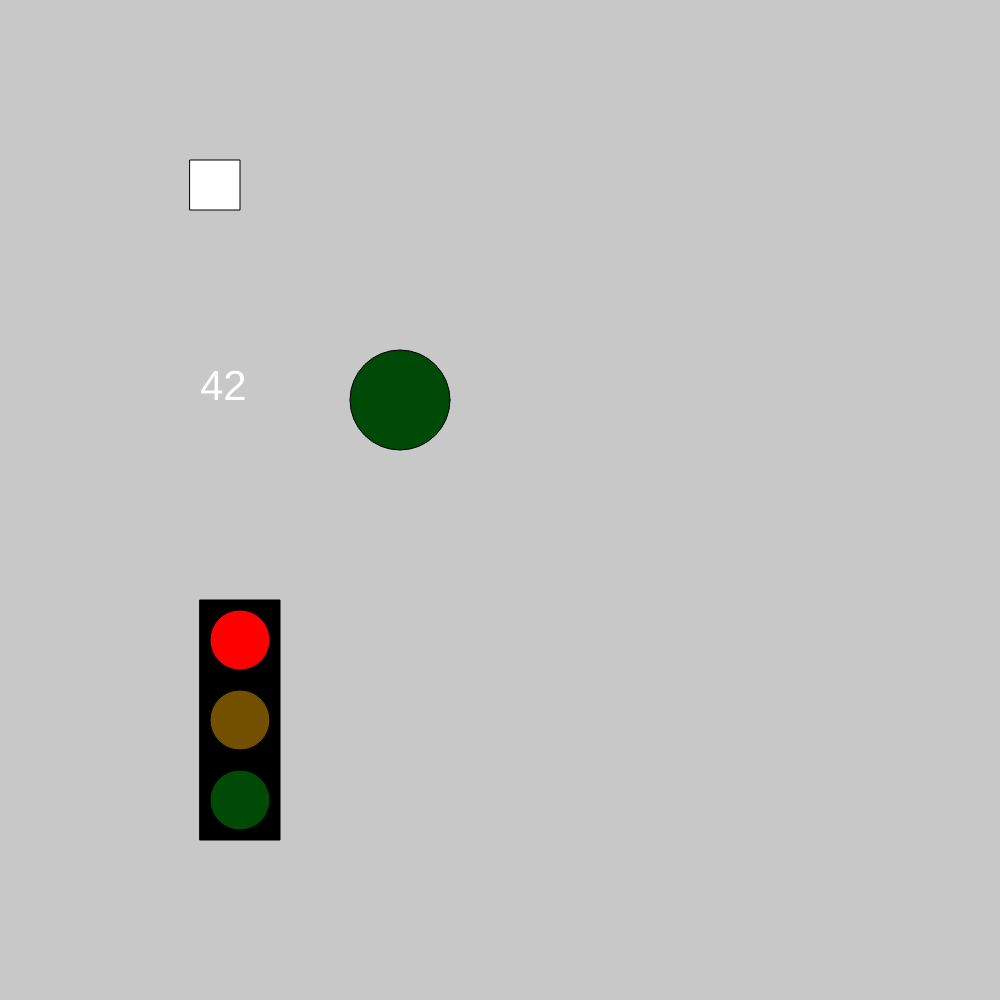
Frame 1 (no input)
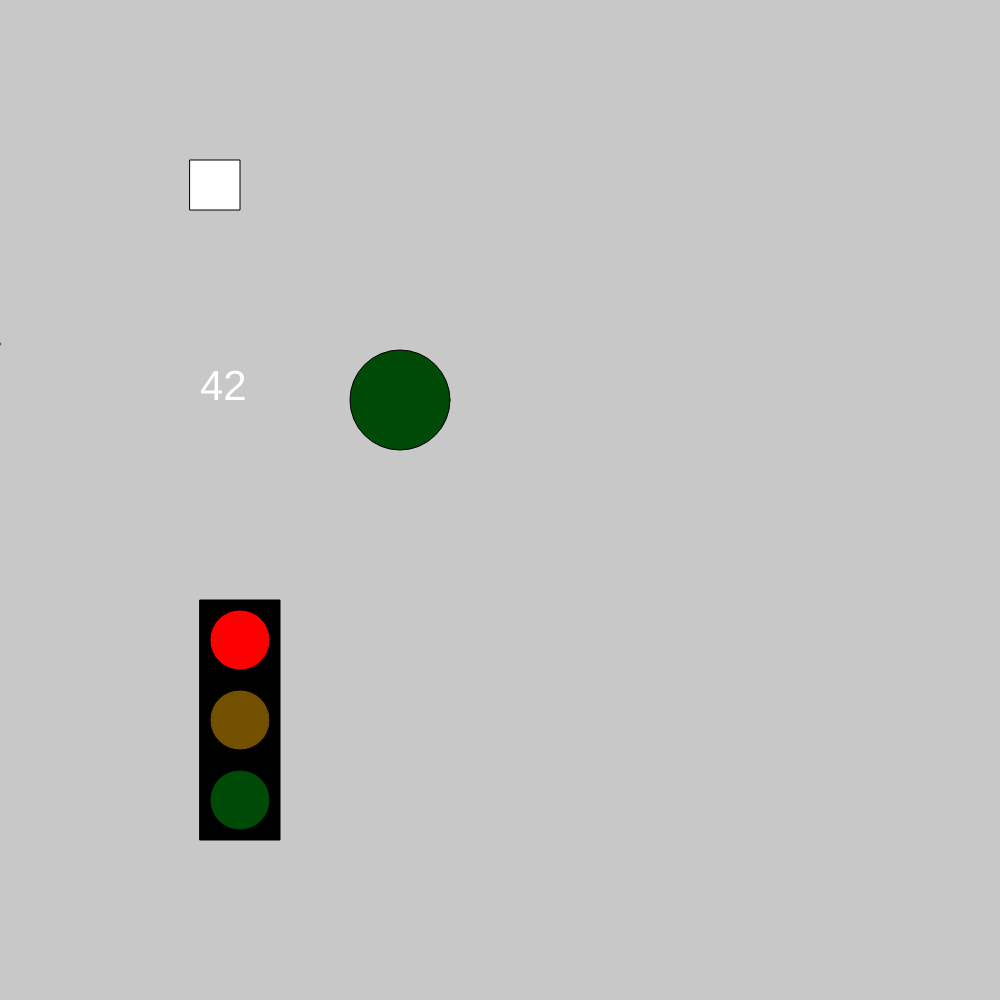
Frame 60 (no input)
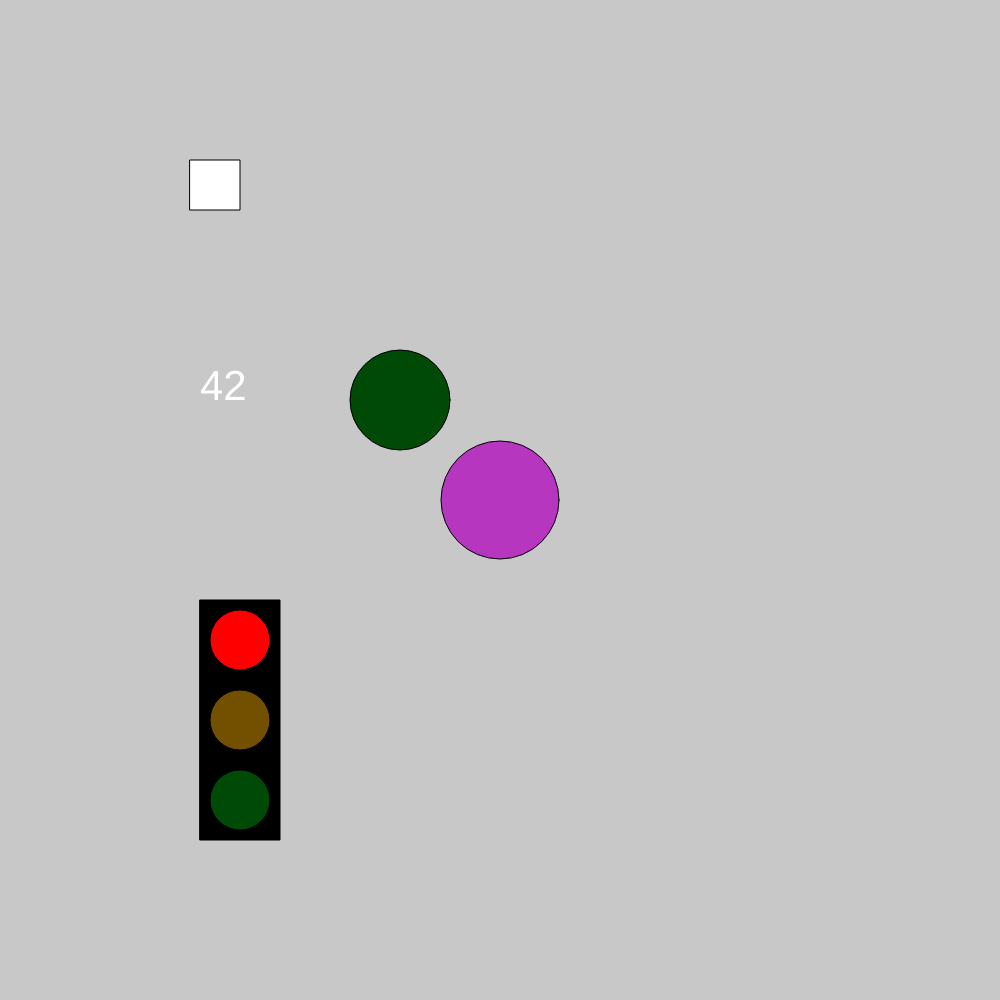
Frame 120 (the mouse pressed at the canvas centre since frame 60)

The p5.js sketch that drew these frames (run headless with seeded random() and noise() and a simulated clock; from frame 60 on, the mouse is pressed at the canvas centre):

// p5.js sketch
// ── sketch.js

let num1 = 42
let red = "#ff0000ff";
let orange = "#ffb300ff";
let green = "#00ff1aff";
let darkred = "#6b0000ff";
let darkorange = "#725000ff";
let darkgreen = "#004a07ff";  
let stopl = 1 
let balX = 400
let balY = 400
let mouse_p = 0
let size = 20
let circlex = -10
let circley = -10
let color1 = 0
let color2 = 0
let color3 = 0
function setup() {
  createCanvas(1000, 1000);

}
function draw() {
  fill(255)
  background(200);
  textSize(42)
  text("A",200,200)
  text(num1,200,400)
  if (keyIsDown(66)){
  }else{
  rect(190,160,50)
  }
  fill(0)
  rect(200,600,80,240)
  fill(red)
  circle(240,640,60)
  fill(darkorange)
  circle(240,720,60)
  fill(darkgreen)
  circle(240,800,60)
if (stopl == 2){
    fill(darkred)
  circle(240,640,60)
  fill(orange)
  circle(240,720,60)
  fill(darkgreen)
  circle(240,800,60)
}else if (stopl == 1){
    fill(red)
  circle(240,640,60)
  fill(darkorange)
  circle(240,720,60)
  fill(darkgreen)
  circle(240,800,60)
}
else if (stopl == 0){
    fill(darkred)
  circle(240,640,60)
  fill(darkorange)
  circle(240,720,60)
  fill(green)
  circle(240,800,60)
}
circle(balX,balY,100)
  if(keyIsDown(87)){
    balY-=2;
  }
  if(keyIsDown(68)){
    balX+=2;
  }
  if(keyIsDown(65)){
    balX-=2;
  }
  if(keyIsDown(83)){
    balY+=2;
  }
if (balX>=1050){
  balX = -49;
  console.log("vyuvvyuu");
} if (balX<=-50){
  balX = 1050;
}
if (balY>=1050){
  balY = -49;
  console.log("vyuvvyuu");
} if (balY<=-50){
  balY = 1050;
}
fill (color1,color2,color3)
if (mouse_p == 1){

  circlex =mouseX
  circley = mouseY
  circle(mouseX,mouseY,size)
  if (size<= 600)
    size+=2
}else {
  circle(circlex, circley, size)
  if (circley<=height-size/2)
    circley+=6
  else{
    circley = circley+0.05
  }
}


}
function keyPressed() {
  if (key === " ") {
    num1 = 0;
  } else if (key == "Enter"){
    if  (stopl == 2){
      stopl = 0
    }
    else if (stopl == 0){
      stopl = 1

    }
    else if (stopl ==1){
      stopl =2 
    }
  }

}

function mousePressed(){
  size = 0
  mouse_p = 1
  color1 = round(random(1,255))
  color2 = round(random(1,255))
  color3 = round(random(1,255))
}
function mouseReleased(){
  mouse_p = 0
}
